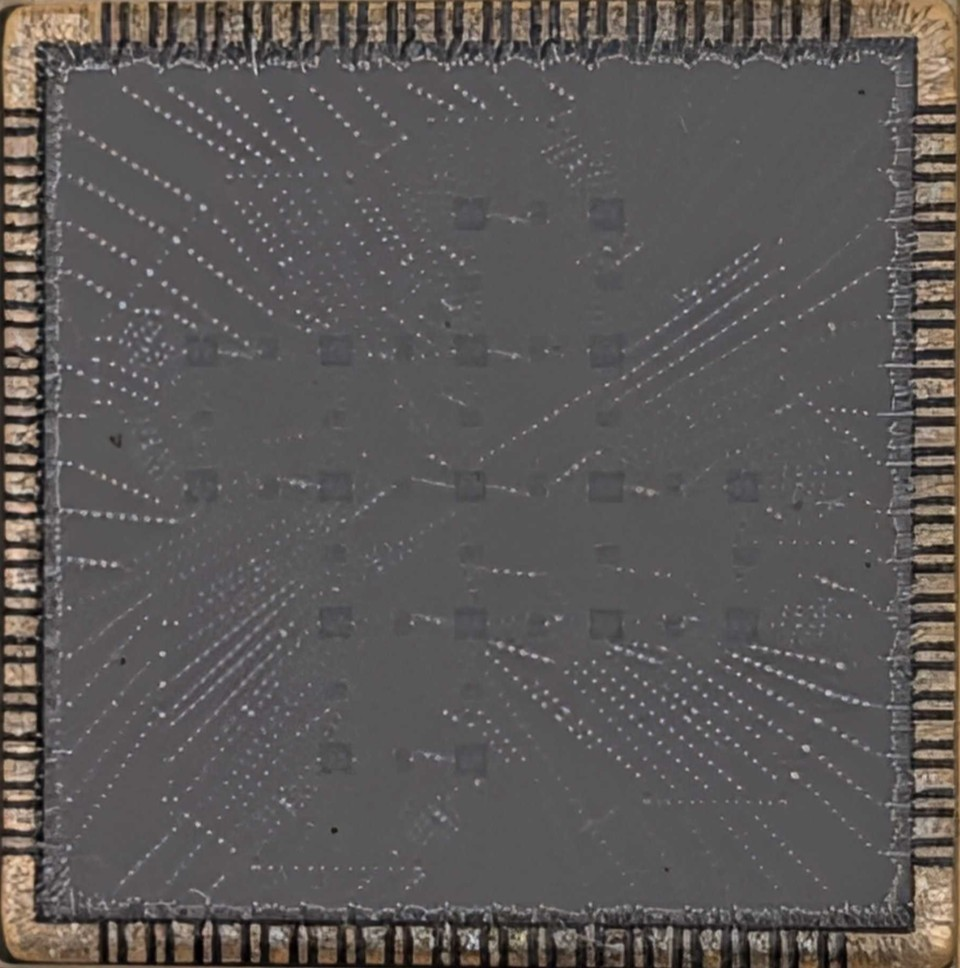
#> input picture chip_photos/arbel.jpg, 960 x 968 px
$ python enhance_chip_image.py ../chip_photos/arbel.jpg ../chip_photos/arbel.jpg
#> lines starting #> are read from the running program, lines starting #| are printed output that depends on the picture
#> in main, img is the input picture: shape (968, 960, 3); mean B, G, R 87.2, 88.7, 92.2
"""Enhance a chip photo so fine features (bumps, lines, pads) stand out.

Usage:
    uv run --with opencv-python-headless scripts/enhance_chip_image.py <raw image> <backend>

Writes ``app/static/chips/<backend>.jpg``, which the dashboard shows for that
backend automatically.
"""

from __future__ import annotations

import sys
from pathlib import Path

import cv2
import numpy as np

OUT_DIR = Path(__file__).resolve().parent.parent / "app" / "static" / "chips"
MAX_SIDE = 640


def enhance(img: np.ndarray) -> np.ndarray:
    """Local-contrast boost (CLAHE on lightness) followed by an unsharp mask."""
    img = cv2.fastNlMeansDenoisingColored(img, None, 2, 2, 5, 15)
    lab = cv2.cvtColor(img, cv2.COLOR_BGR2LAB)
#> lab: shape (968, 960, 3); mean of channels 0, 1, 2 96, 129.1, 129.5
    lightness, a, b = cv2.split(lab)
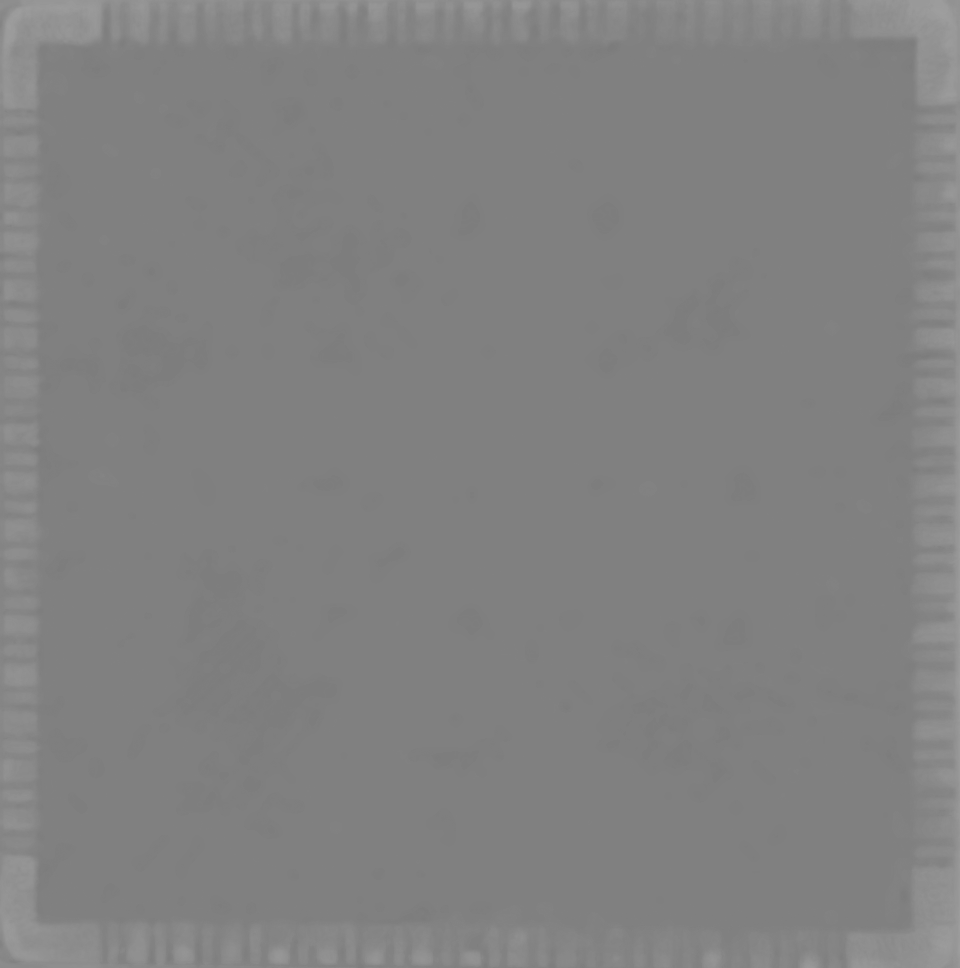
#> b: shape (968, 960); min 124, max 158, mean 129.5
    lightness = cv2.createCLAHE(clipLimit=4.0, tileGridSize=(8, 8)).apply(lightness)
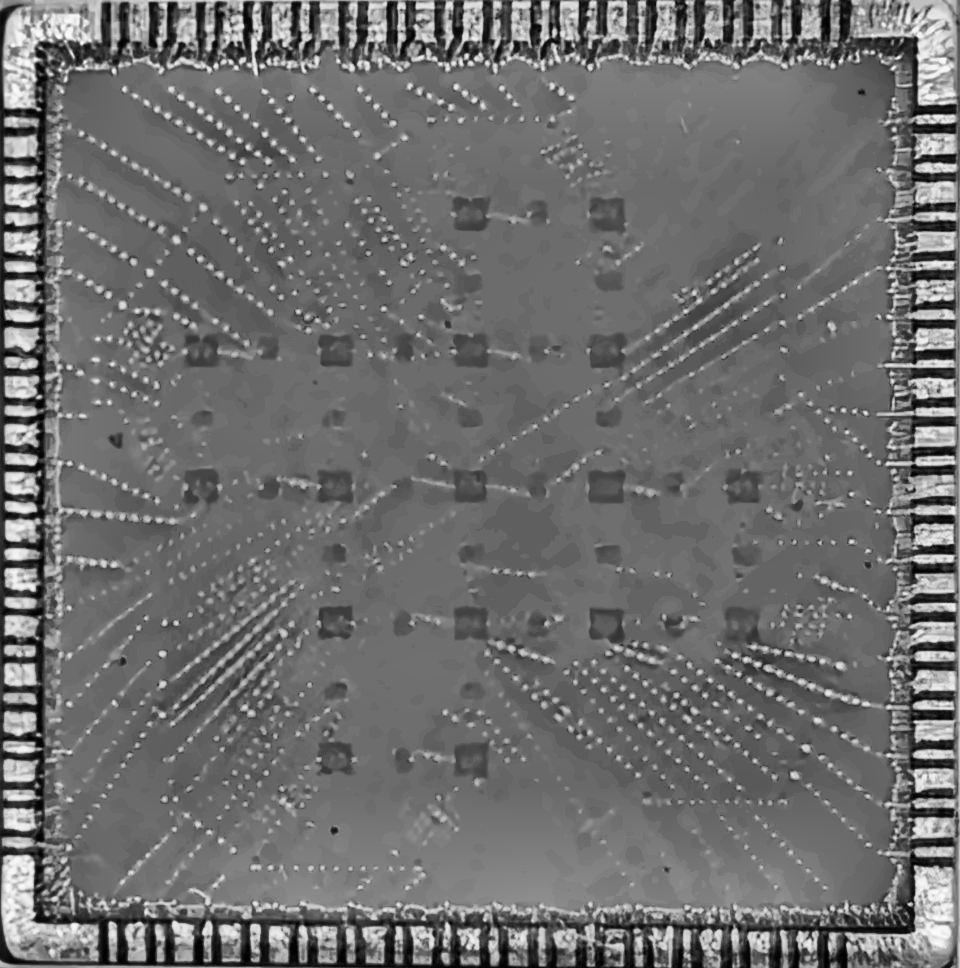
#> lightness: shape (968, 960); min 0, max 251, mean 110.4
    img = cv2.cvtColor(cv2.merge((lightness, a, b)), cv2.COLOR_LAB2BGR)
    blur = cv2.GaussianBlur(img, (0, 0), 2.0)
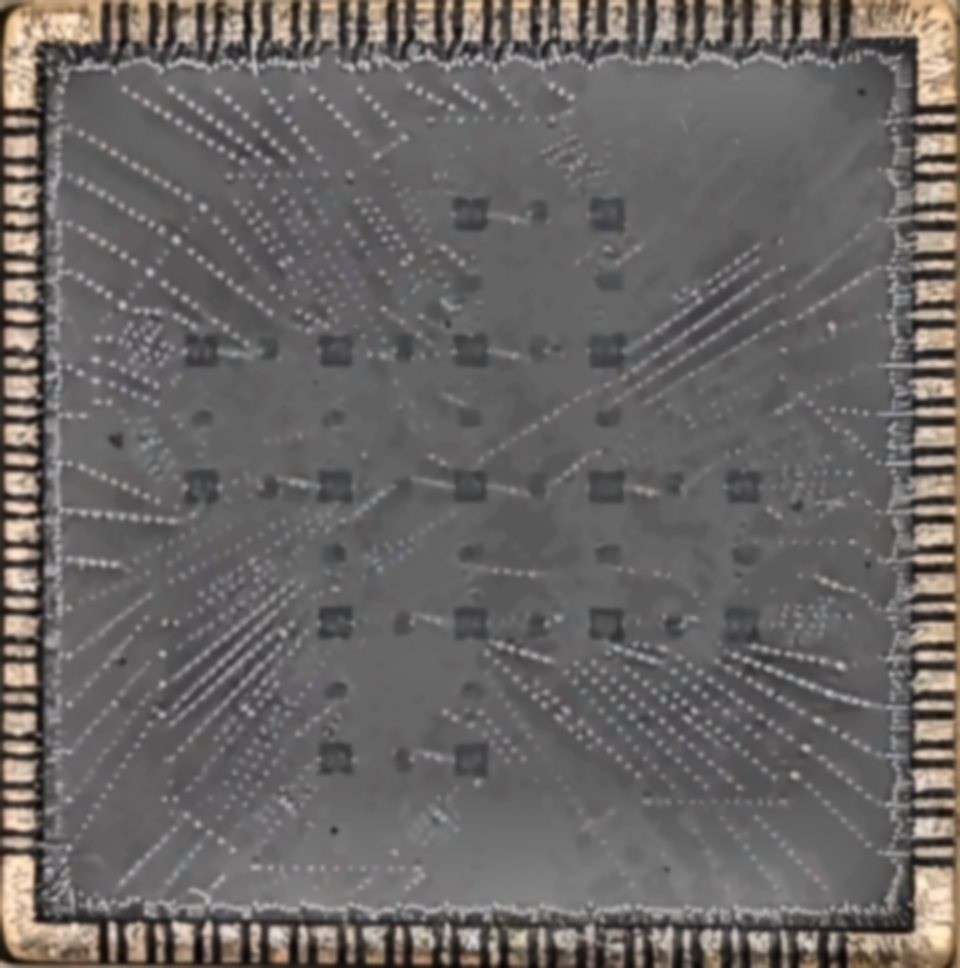
#> blur: shape (968, 960, 3); mean B, G, R 100.8, 102.6, 106.2
    return cv2.addWeighted(img, 1.8, blur, -0.8, 0)
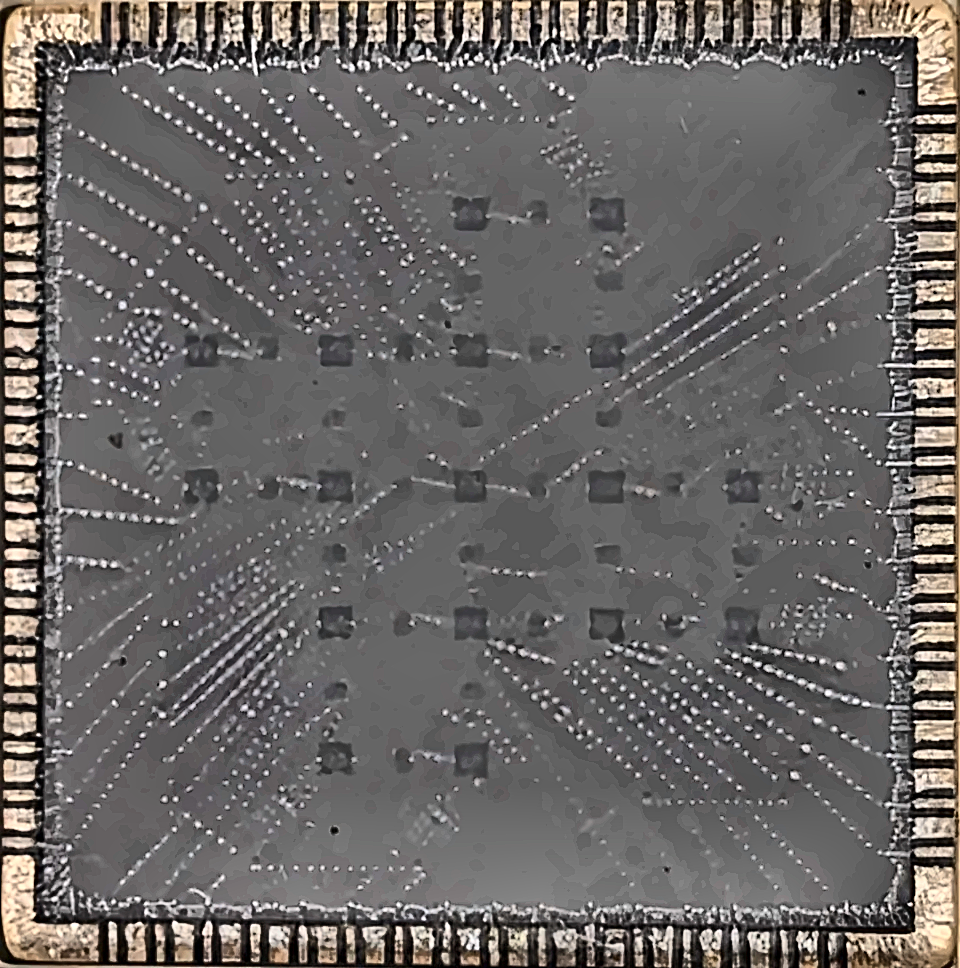
#> returned value: shape (968, 960, 3); mean of channels 0, 1, 2 101, 102.7, 106.1; drawn as B, G, R


def main(raw_path: str, backend: str) -> None:
    img = cv2.imread(raw_path)
    if img is None:
        raise SystemExit(f"Cannot read image: {raw_path}")
    img = enhance(img)
    scale = MAX_SIDE / max(img.shape[:2])
#> scale = 0.661
    if scale < 1:
        img = cv2.resize(img, None, fx=scale, fy=scale, interpolation=cv2.INTER_AREA)
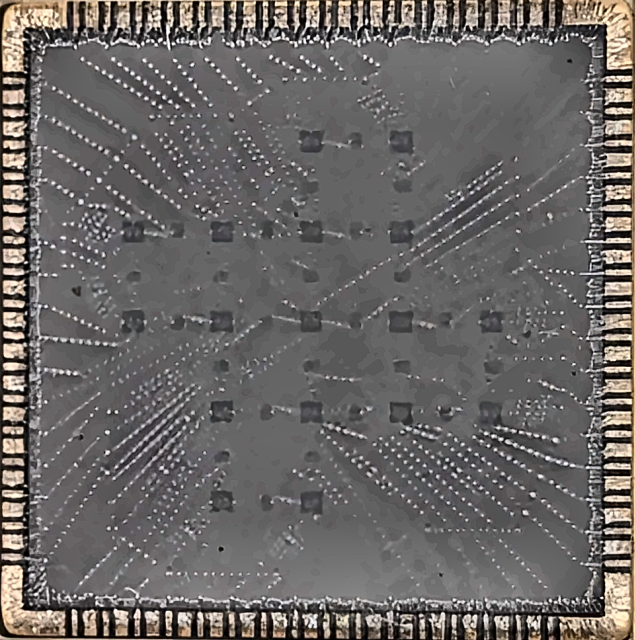
#> img: shape (640, 635, 3); mean B, G, R 101, 102.7, 106.1
    OUT_DIR.mkdir(parents=True, exist_ok=True)
    out = OUT_DIR / f"{backend.lower()}.jpg"
    cv2.imwrite(str(out), img, [cv2.IMWRITE_JPEG_QUALITY, 90])
    print(f"Wrote {out}")


if __name__ == "__main__":
    if len(sys.argv) != 3:
        raise SystemExit(__doc__)
    main(sys.argv[1], sys.argv[2])
